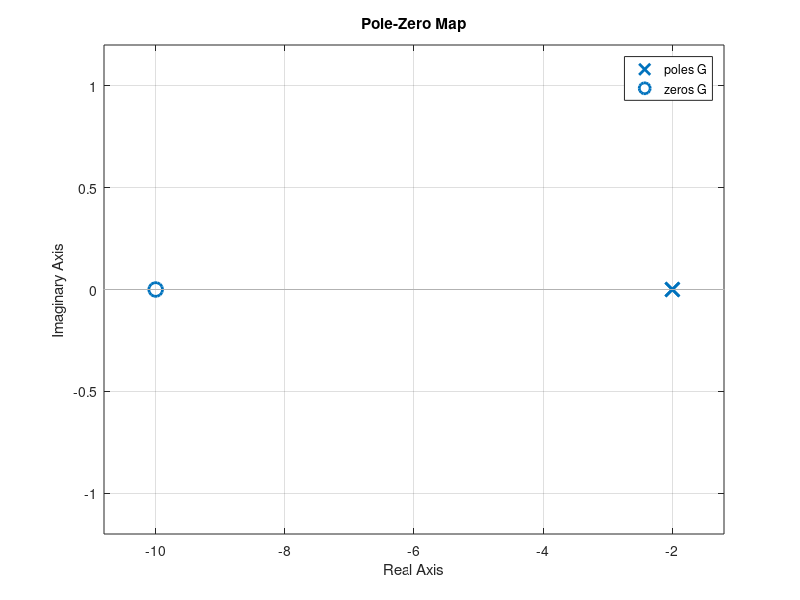
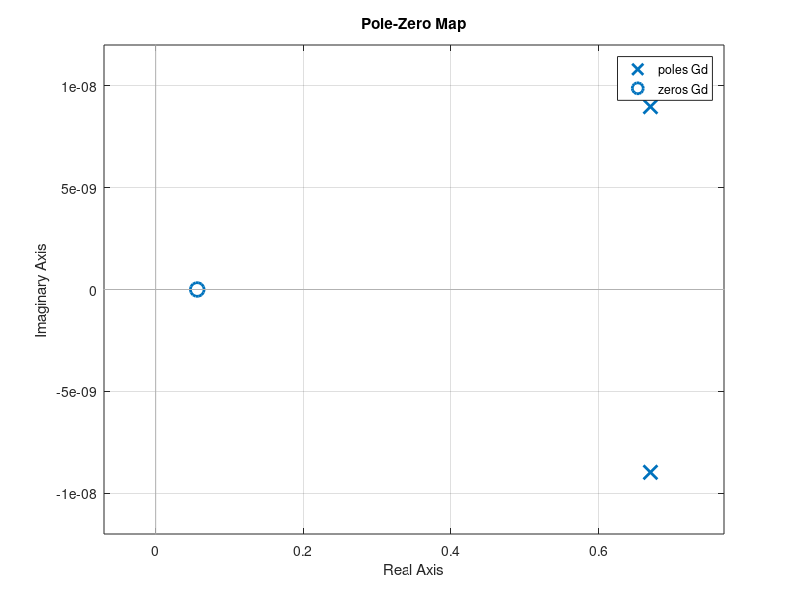
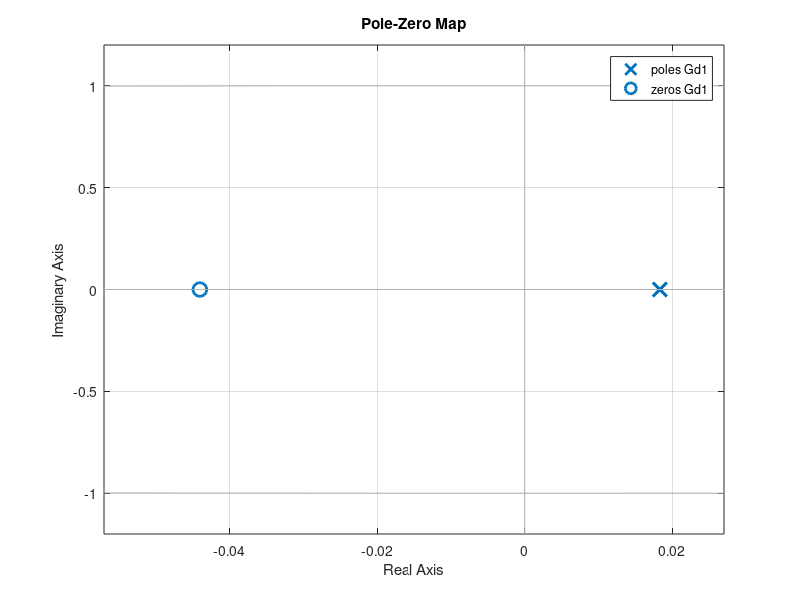
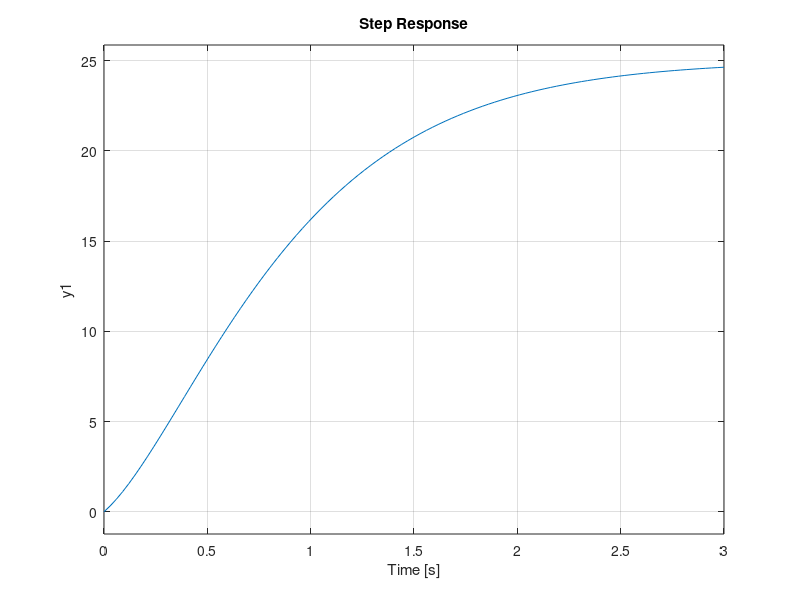

Write the MATLAB code that produced these figures, in order.
clear; clc; close all

%% A lazo abierto
G = zpk(-10,[-2 -2],10); % Se obtiene la función de transferencia continua
Tm = 0.2; 

% Hallar la FT discreta lazo abierto Gd del sist. con Z0H a la
% entrada y el Tm
Gd = c2d(G, Tm, 'zoh');


% Mapa de p y z del sist. cont y discreto
figure;
pzmap(G)
figure;
pzmap(Gd)

Gd1 = c2d(G, 10*Tm, 'zoh');
figure;
pzmap(Gd1);

figure;
step(G)

figure;
step(Gd)

% Para el sist. discreto
Kp = dcgain(Gd);
F = feedback(Gd, 1);
figure;
step(F);

t = 0:Tm:100*Tm;

figure;
lsim(F,t,t)

figure;
rlocus(G);
title('G');

figure;
rlocus(Gd);
title('Gd');

figure;
rlocus(Gd1);
title('Gd1');
